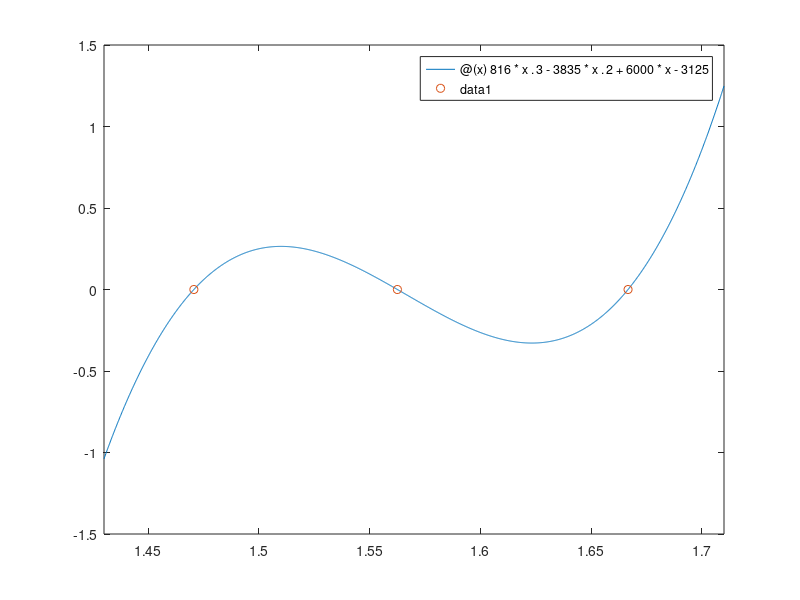

This figure's MATLAB source: (Note: this script raises an error after producing the figure.)

p = @(x) 816*x.^3 - 3835*x.^2 + 6000*x - 3125;

%% a
poly = [816 -3835 6000 -3125];
r = roots(poly)

%% b

fplot(p,[1.43,1.71]);
hold on, plot(r,zeros(3,1),'o');
hold off;

%% f

b = fzerotx(p, [1,2]);

steps = fzerogui(p, [1,2])